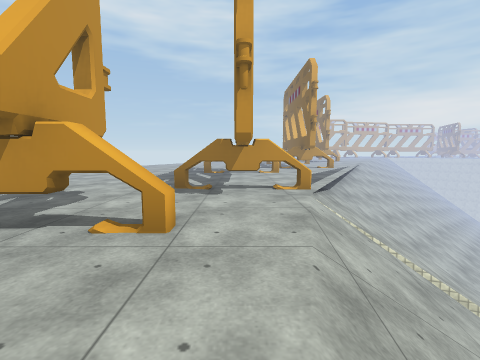
view 1 (above)

24 first-person views from a walk through a 3-D level made in the Unity game engine. The camera is 1.3 m above the floor, tilts 6° down and sees 85° across. The floor is counted in squares, 2 m on a side. Each view is taken from the middle of a square. On the plan, view 1 faces up. The plan holds only what a view shows up to about 9 squares ahead; the rest is blank. The place goes on beyond the plan. Some surface patterns are stand-ins.

view 2
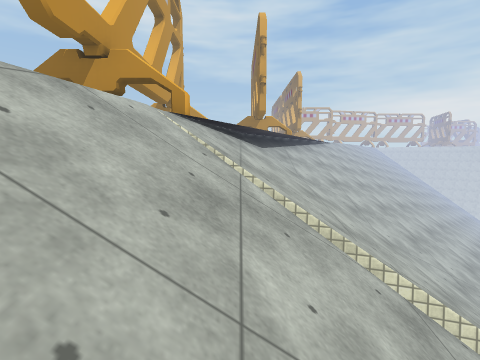

view 3
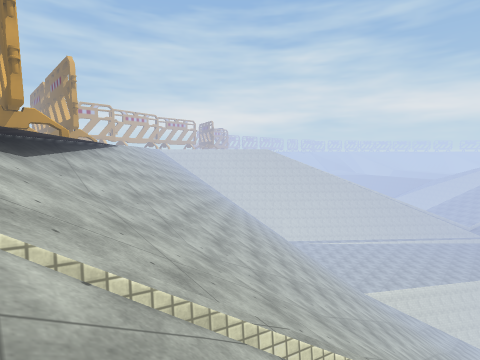

view 4
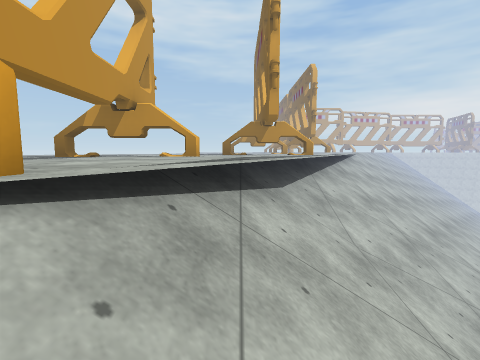

view 5
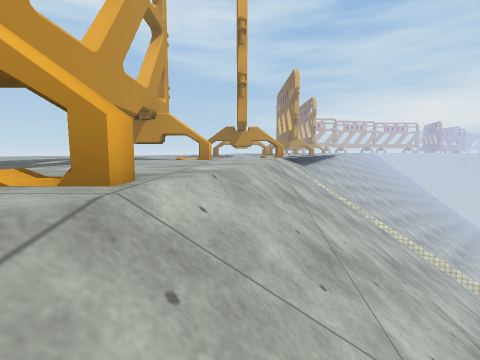

view 6
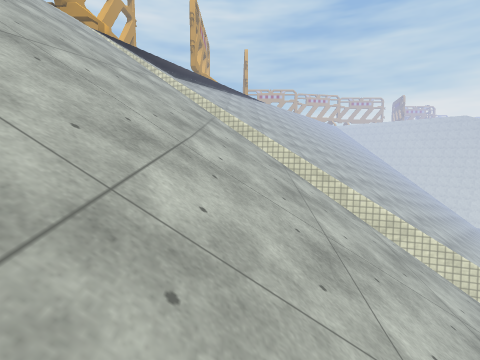

view 7
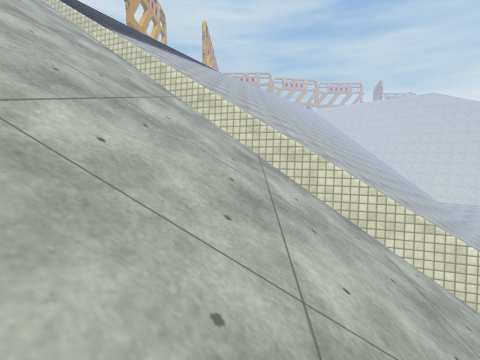

view 8
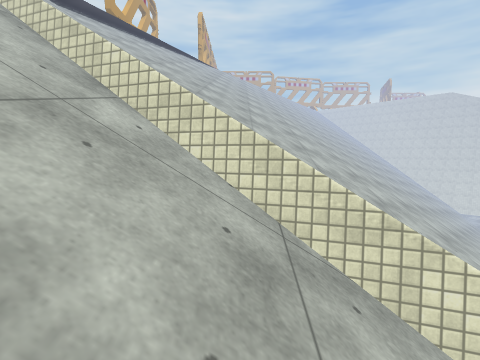

view 9
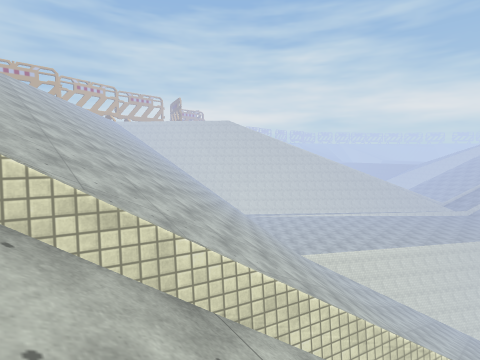

view 10
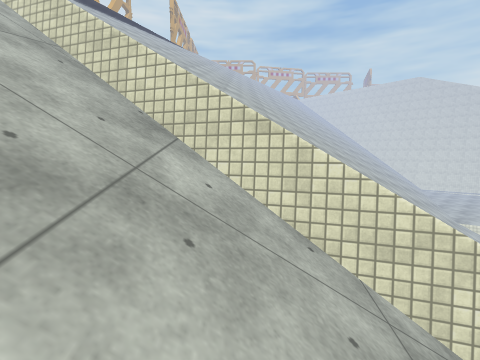

view 11
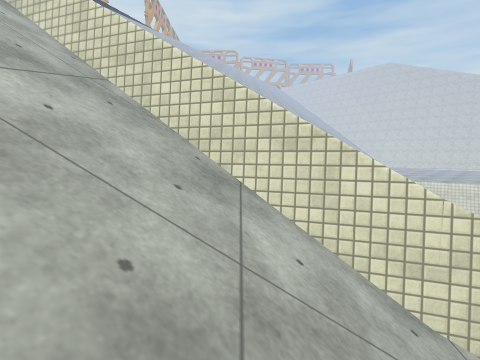

view 12
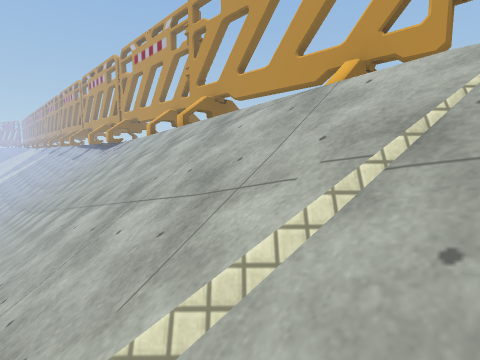

view 13
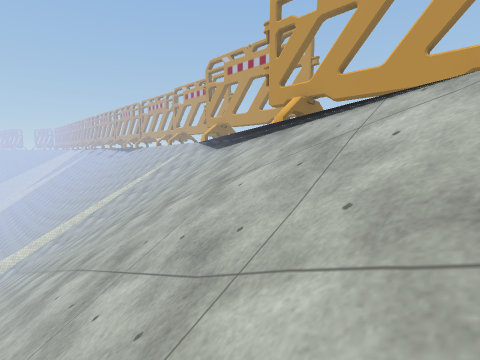

view 14
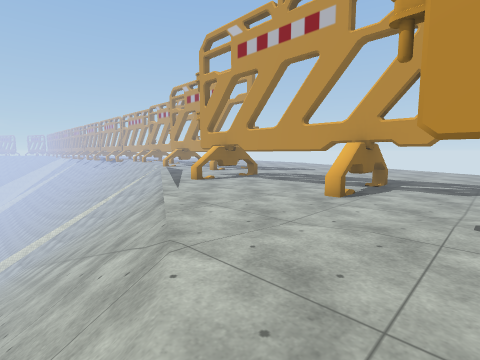

view 15
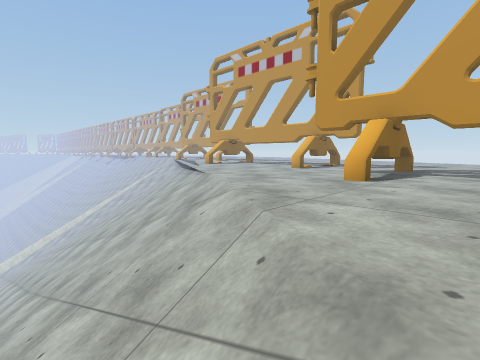

view 16
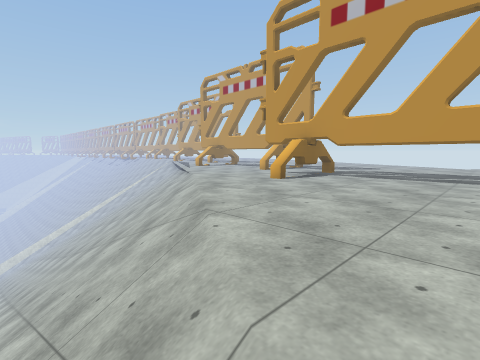

view 17
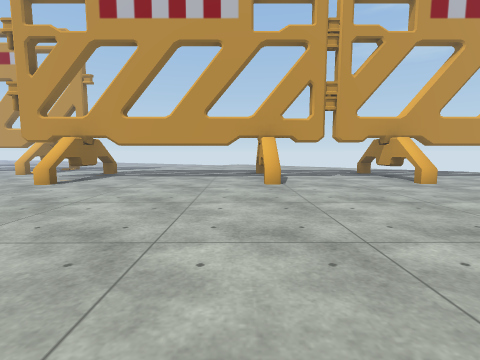

view 18
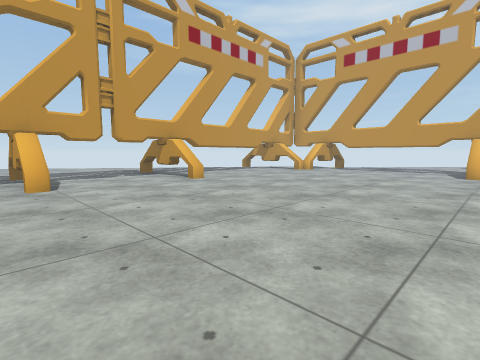

view 19
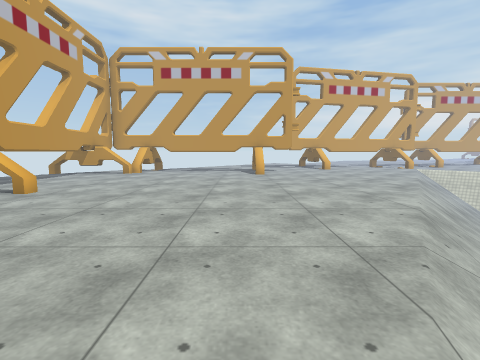

view 20
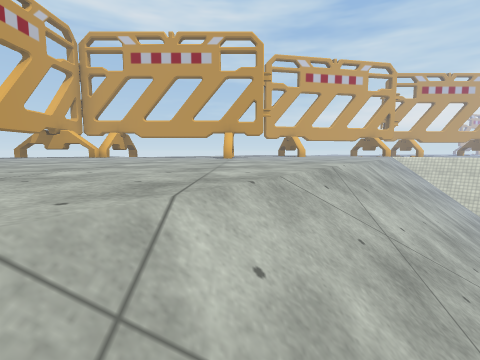

view 21
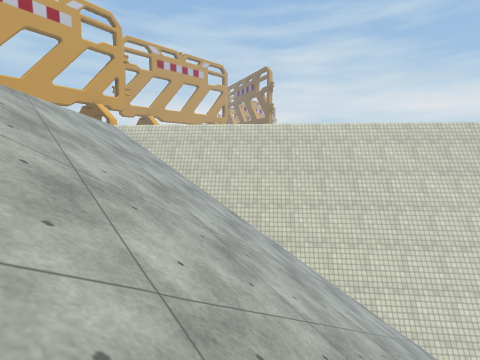

view 22
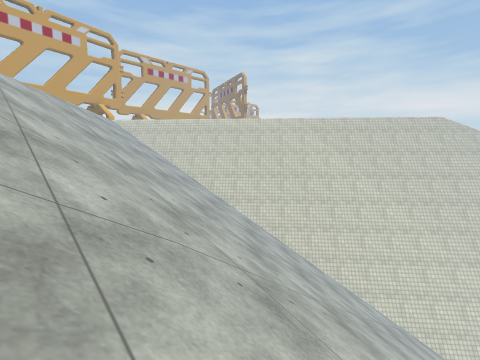

view 23
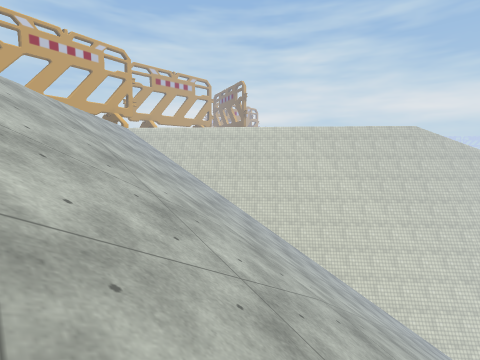

view 24
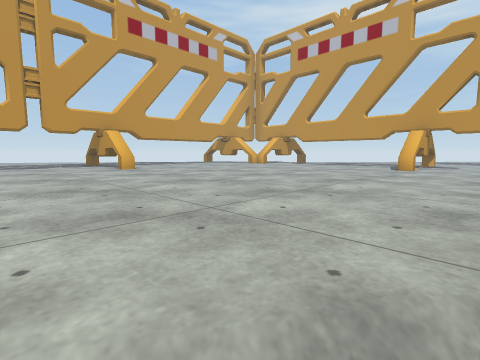

### Floor plan
Key: @ floor where view 1 was taken; # wall or solid block; x gap in a wall; . floor; / step, stairs or slope; = window, fence, low wall or low ledge; ^ raised ledge; v drop or lower ground; T thing the floor can be seen under or through.
Columns run from 6 left of view 1 to 25 right of it. Each row starts with its distance up from view 1.
 29             #######...//=
 28            ##.........//##
 27            #.........////#.
 26           .T.........////##
 25          ..T......../////##v
 24         ...TT......///////# v
 23        ....x.......///////##vv
 22        ...=TT...../////////# v
 21         ...T.....//////////# vv
 20         ...T.....//////////## vv
 19         ...T....////////////#
 18      .....=TT..////         #
 17      ......T...///
 16     .....#....////
 15     ....^#=../////
 14      ....#.../////
 13       ...#..//////
 12        ..#.///////
 11        .###///////
 10        ..x^///////
  9    ..###.^///////
  8   ....x..^/////////////
  7   ....#.^////////////////
  6   ....#.=//////////////// #
  5 .....TTT////////////////  #
  4 ......T=//////////////
  3  ...#..////=//////////
  2   . ##.////==/   //////
  1   ..#..///////###   ////
  0    .#.@/////////###   //
 -1     x.////////////##
 -2     ##//////////////
 -3      .//// /  /   /

Positions as (right, up) in squares from view 1, and headings:
1: (0, 0), facing up
2: (2, 1), facing up
3: (2, 2), facing up-right
4: (2, 4), facing up
5: (0, -3), facing up
6: (5, -3), facing up
7: (8, -3), facing up
8: (8, -1), facing up
9: (6, 0), facing up-right
10: (10, -2), facing up
11: (12, -3), facing up
12: (3, 4), facing down-left
13: (9, 15), facing down-left
14: (8, 17), facing down-left
15: (10, 19), facing down-left
16: (11, 21), facing down-left
17: (11, 21), facing left
18: (11, 21), facing up-left
19: (10, 20), facing up
20: (11, 20), facing up
21: (14, 22), facing up-right
22: (13, 19), facing up-right
23: (12, 18), facing up-right
24: (12, 22), facing up-left
